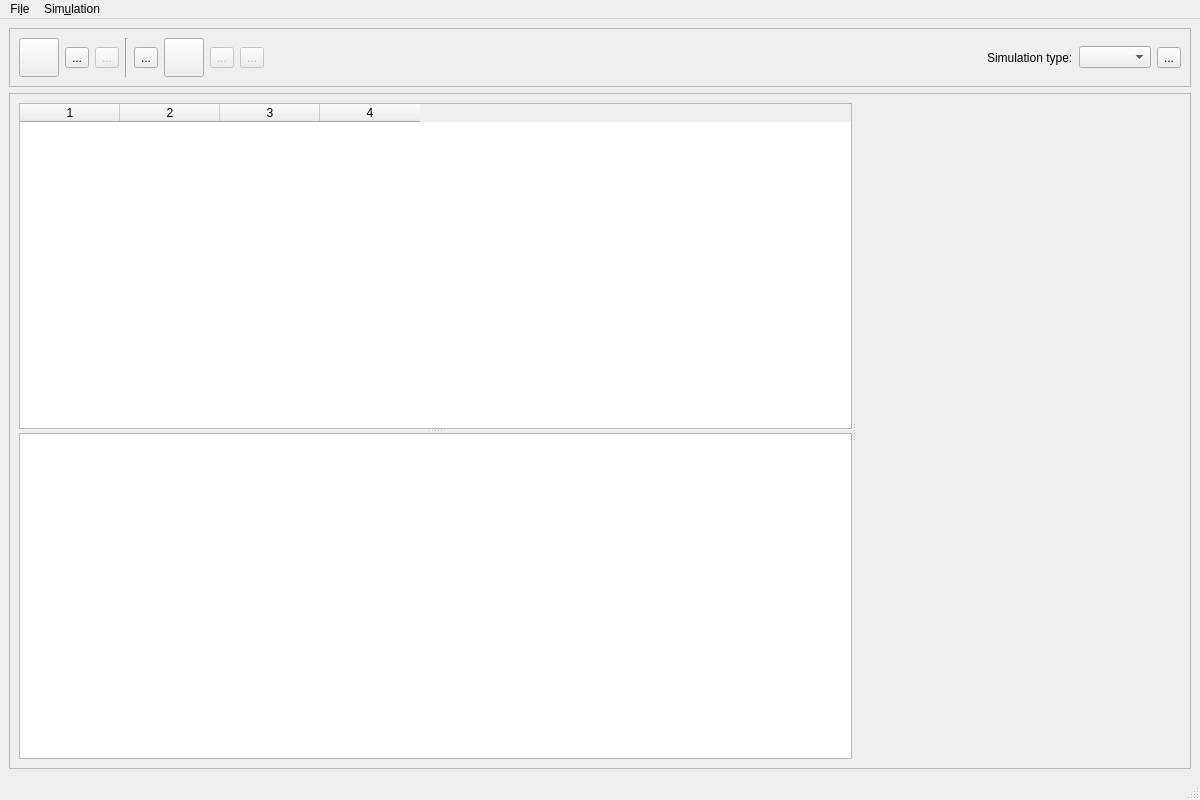
<?xml version="1.0" encoding="UTF-8"?>
<ui version="4.0">
 <class>MainWindow</class>
 <widget class="QMainWindow" name="MainWindow">
  <property name="geometry">
   <rect>
    <x>0</x>
    <y>0</y>
    <width>1200</width>
    <height>800</height>
   </rect>
  </property>
  <property name="windowTitle">
   <string>soot-dem-gui by Egor Demidov</string>
  </property>
  <widget class="QWidget" name="centralwidget">
   <layout class="QGridLayout" name="gridLayout_2">
    <item row="0" column="0">
     <layout class="QVBoxLayout" name="verticalLayout">
      <item>
       <widget class="QFrame" name="frame">
        <property name="sizePolicy">
         <sizepolicy hsizetype="Preferred" vsizetype="Fixed">
          <horstretch>0</horstretch>
          <verstretch>1</verstretch>
         </sizepolicy>
        </property>
        <property name="frameShape">
         <enum>QFrame::Shape::StyledPanel</enum>
        </property>
        <property name="frameShadow">
         <enum>QFrame::Shadow::Raised</enum>
        </property>
        <layout class="QHBoxLayout" name="horizontalLayout_2">
         <item>
          <widget class="QToolButton" name="newButton">
           <property name="toolTip">
            <string>Initialize a new simulation</string>
           </property>
           <property name="statusTip">
            <string>New Simulation</string>
           </property>
           <property name="whatsThis">
            <string/>
           </property>
           <property name="text">
            <string/>
           </property>
           <property name="icon">
            <iconset resource="../icons/icons.qrc">
             <normaloff>:/icons/new.svg</normaloff>:/icons/new.svg</iconset>
           </property>
           <property name="iconSize">
            <size>
             <width>32</width>
             <height>32</height>
            </size>
           </property>
           <property name="shortcut">
            <string>Ctrl+N</string>
           </property>
          </widget>
         </item>
         <item>
          <widget class="QToolButton" name="openButton">
           <property name="toolTip">
            <string>Open an existing simulation</string>
           </property>
           <property name="statusTip">
            <string>Open Simulation</string>
           </property>
           <property name="text">
            <string>...</string>
           </property>
           <property name="icon">
            <iconset resource="../icons/icons.qrc">
             <normaloff>:/icons/open.svg</normaloff>:/icons/open.svg</iconset>
           </property>
           <property name="iconSize">
            <size>
             <width>32</width>
             <height>32</height>
            </size>
           </property>
           <property name="shortcut">
            <string>Ctrl+O</string>
           </property>
          </widget>
         </item>
         <item>
          <widget class="QToolButton" name="saveButton">
           <property name="enabled">
            <bool>false</bool>
           </property>
           <property name="toolTip">
            <string>Save the simulation configuration</string>
           </property>
           <property name="statusTip">
            <string>Save Simulation</string>
           </property>
           <property name="text">
            <string>...</string>
           </property>
           <property name="icon">
            <iconset resource="../icons/icons.qrc">
             <normaloff>:/icons/save.svg</normaloff>:/icons/save.svg</iconset>
           </property>
           <property name="iconSize">
            <size>
             <width>32</width>
             <height>32</height>
            </size>
           </property>
           <property name="shortcut">
            <string>Ctrl+S</string>
           </property>
          </widget>
         </item>
         <item>
          <widget class="Line" name="line">
           <property name="orientation">
            <enum>Qt::Orientation::Vertical</enum>
           </property>
          </widget>
         </item>
         <item>
          <widget class="QToolButton" name="playButton">
           <property name="toolTip">
            <string>Advance simulation by one step</string>
           </property>
           <property name="statusTip">
            <string>Advance Simulation One Step</string>
           </property>
           <property name="text">
            <string>...</string>
           </property>
           <property name="icon">
            <iconset resource="../icons/icons.qrc">
             <normaloff>:/icons/play.svg</normaloff>:/icons/play.svg</iconset>
           </property>
           <property name="iconSize">
            <size>
             <width>32</width>
             <height>32</height>
            </size>
           </property>
           <property name="shortcut">
            <string>Ctrl+R</string>
           </property>
          </widget>
         </item>
         <item>
          <widget class="QToolButton" name="playAllButton">
           <property name="toolTip">
            <string>Advance simulation continuously</string>
           </property>
           <property name="statusTip">
            <string>Advance Simulation Continuously</string>
           </property>
           <property name="text">
            <string/>
           </property>
           <property name="icon">
            <iconset resource="../icons/icons.qrc">
             <normaloff>:/icons/play_all.svg</normaloff>:/icons/play_all.svg</iconset>
           </property>
           <property name="iconSize">
            <size>
             <width>32</width>
             <height>32</height>
            </size>
           </property>
           <property name="shortcut">
            <string>Ctrl+Alt+R</string>
           </property>
           <property name="toolButtonStyle">
            <enum>Qt::ToolButtonStyle::ToolButtonIconOnly</enum>
           </property>
          </widget>
         </item>
         <item>
          <widget class="QToolButton" name="pauseButton">
           <property name="enabled">
            <bool>false</bool>
           </property>
           <property name="toolTip">
            <string>Pause continuous simulation</string>
           </property>
           <property name="statusTip">
            <string>Pause Continuous Simulation</string>
           </property>
           <property name="text">
            <string>...</string>
           </property>
           <property name="icon">
            <iconset resource="../icons/icons.qrc">
             <normaloff>:/icons/pause.svg</normaloff>:/icons/pause.svg</iconset>
           </property>
           <property name="iconSize">
            <size>
             <width>32</width>
             <height>32</height>
            </size>
           </property>
           <property name="shortcut">
            <string>Ctrl+P</string>
           </property>
          </widget>
         </item>
         <item>
          <widget class="QToolButton" name="resetButton">
           <property name="enabled">
            <bool>false</bool>
           </property>
           <property name="toolTip">
            <string>Reset simulation state</string>
           </property>
           <property name="statusTip">
            <string>Reset Simulation</string>
           </property>
           <property name="text">
            <string>...</string>
           </property>
           <property name="icon">
            <iconset resource="../icons/icons.qrc">
             <normaloff>:/icons/reset.svg</normaloff>:/icons/reset.svg</iconset>
           </property>
           <property name="iconSize">
            <size>
             <width>32</width>
             <height>32</height>
            </size>
           </property>
          </widget>
         </item>
         <item>
          <spacer name="horizontalSpacer">
           <property name="orientation">
            <enum>Qt::Orientation::Horizontal</enum>
           </property>
           <property name="sizeType">
            <enum>QSizePolicy::Policy::Expanding</enum>
           </property>
           <property name="sizeHint" stdset="0">
            <size>
             <width>40</width>
             <height>20</height>
            </size>
           </property>
          </spacer>
         </item>
         <item>
          <widget class="QLabel" name="label">
           <property name="text">
            <string>Simulation type:</string>
           </property>
          </widget>
         </item>
         <item>
          <widget class="QComboBox" name="simulationTypeSelector"/>
         </item>
         <item>
          <widget class="QToolButton" name="aboutSimulationButton">
           <property name="toolTip">
            <string>About simulation type</string>
           </property>
           <property name="statusTip">
            <string>About Simulation Type</string>
           </property>
           <property name="text">
            <string>...</string>
           </property>
           <property name="icon">
            <iconset resource="../icons/icons.qrc">
             <normaloff>:/icons/question.svg</normaloff>:/icons/question.svg</iconset>
           </property>
           <property name="iconSize">
            <size>
             <width>32</width>
             <height>32</height>
            </size>
           </property>
           <property name="autoRaise">
            <bool>false</bool>
           </property>
          </widget>
         </item>
        </layout>
       </widget>
      </item>
     </layout>
    </item>
    <item row="1" column="0">
     <widget class="QFrame" name="frame_2">
      <property name="sizePolicy">
       <sizepolicy hsizetype="Preferred" vsizetype="Expanding">
        <horstretch>0</horstretch>
        <verstretch>0</verstretch>
       </sizepolicy>
      </property>
      <property name="frameShape">
       <enum>QFrame::Shape::StyledPanel</enum>
      </property>
      <property name="frameShadow">
       <enum>QFrame::Shadow::Raised</enum>
      </property>
      <layout class="QVBoxLayout" name="verticalLayout_2">
       <item>
        <widget class="QSplitter" name="splitter_2">
         <property name="focusPolicy">
          <enum>Qt::FocusPolicy::ClickFocus</enum>
         </property>
         <property name="orientation">
          <enum>Qt::Orientation::Horizontal</enum>
         </property>
         <widget class="QSplitter" name="splitter">
          <property name="sizePolicy">
           <sizepolicy hsizetype="Expanding" vsizetype="Expanding">
            <horstretch>1</horstretch>
            <verstretch>0</verstretch>
           </sizepolicy>
          </property>
          <property name="orientation">
           <enum>Qt::Orientation::Vertical</enum>
          </property>
          <widget class="QTableWidget" name="parameterTable">
           <property name="toolTip">
            <string/>
           </property>
           <property name="statusTip">
            <string>Edit simulation parameters</string>
           </property>
           <property name="rowCount">
            <number>0</number>
           </property>
           <property name="columnCount">
            <number>4</number>
           </property>
           <attribute name="verticalHeaderVisible">
            <bool>false</bool>
           </attribute>
           <column/>
           <column/>
           <column/>
           <column/>
          </widget>
          <widget class="QPlainTextEdit" name="stdoutBox">
           <property name="toolTip">
            <string/>
           </property>
           <property name="statusTip">
            <string>DEM engine standard output</string>
           </property>
           <property name="readOnly">
            <bool>true</bool>
           </property>
           <property name="plainText">
            <string/>
           </property>
           <property name="placeholderText">
            <string/>
           </property>
          </widget>
         </widget>
         <widget class="QWidget" name="previewWidget" native="true">
          <property name="sizePolicy">
           <sizepolicy hsizetype="Expanding" vsizetype="Expanding">
            <horstretch>1</horstretch>
            <verstretch>0</verstretch>
           </sizepolicy>
          </property>
          <property name="baseSize">
           <size>
            <width>0</width>
            <height>0</height>
           </size>
          </property>
          <property name="font">
           <font>
            <family>Monospace</family>
           </font>
          </property>
          <property name="statusTip">
           <string>Latest dump preview</string>
          </property>
         </widget>
        </widget>
       </item>
      </layout>
     </widget>
    </item>
   </layout>
  </widget>
  <widget class="QMenuBar" name="menubar">
   <property name="geometry">
    <rect>
     <x>0</x>
     <y>0</y>
     <width>1200</width>
     <height>26</height>
    </rect>
   </property>
   <property name="nativeMenuBar">
    <bool>true</bool>
   </property>
   <widget class="QMenu" name="menuFile">
    <property name="title">
     <string>Fi&amp;le</string>
    </property>
    <addaction name="actionAbout"/>
    <addaction name="separator"/>
    <addaction name="actionNew"/>
    <addaction name="actionSave"/>
    <addaction name="actionSaveAs"/>
    <addaction name="actionOpen"/>
    <addaction name="actionClose_window"/>
   </widget>
   <widget class="QMenu" name="menuSimulation">
    <property name="title">
     <string>Sim&amp;ulation</string>
    </property>
    <addaction name="actionAdvance_One_Step"/>
    <addaction name="actionAdvance_Continuously"/>
    <addaction name="actionPause"/>
    <addaction name="actionStop"/>
    <addaction name="separator"/>
    <addaction name="actionInfoAbout_simulation_type"/>
   </widget>
   <addaction name="menuFile"/>
   <addaction name="menuSimulation"/>
  </widget>
  <widget class="QStatusBar" name="statusbar"/>
  <action name="actionSave">
   <property name="text">
    <string>&amp;Save</string>
   </property>
  </action>
  <action name="actionSaveAs">
   <property name="text">
    <string>Sa&amp;ve As</string>
   </property>
  </action>
  <action name="actionOpen">
   <property name="text">
    <string>&amp;Open</string>
   </property>
  </action>
  <action name="actionAdvance_One_Step">
   <property name="text">
    <string>&amp;Advance One Step</string>
   </property>
  </action>
  <action name="actionAdvance_Continuously">
   <property name="text">
    <string>Advance &amp;Continuously</string>
   </property>
  </action>
  <action name="actionPause">
   <property name="text">
    <string>&amp;Pause</string>
   </property>
  </action>
  <action name="actionNew">
   <property name="text">
    <string>&amp;New</string>
   </property>
  </action>
  <action name="actionStop">
   <property name="text">
    <string>&amp;Stop</string>
   </property>
  </action>
  <action name="actionAbout">
   <property name="text">
    <string>&amp;About...</string>
   </property>
  </action>
  <action name="actionInfoAbout_simulation_type">
   <property name="text">
    <string>Information about simulation type...</string>
   </property>
  </action>
  <action name="actionClose_window">
   <property name="text">
    <string>Close window</string>
   </property>
   <property name="shortcut">
    <string>Ctrl+W</string>
   </property>
  </action>
 </widget>
 <resources>
  <include location="../icons/icons.qrc"/>
  <include location="../fonts/fonts.qrc"/>
 </resources>
 <connections/>
</ui>
